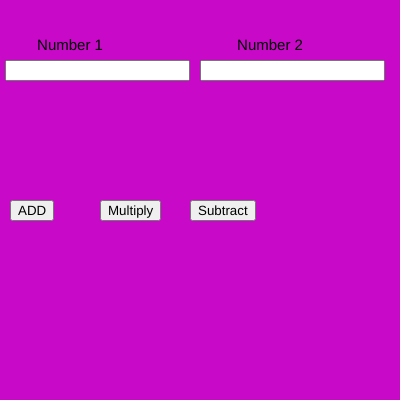
Frame 1 (no input)
Frame 60 (no input): identical to frame 1, image omitted
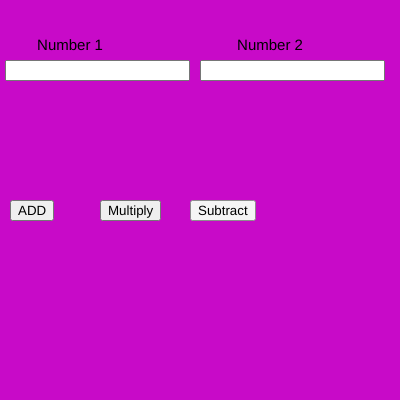
Frame 120 (the mouse pressed at the canvas centre since frame 60)

The p5.js sketch that drew these frames (run headless with seeded random() and noise() and a simulated clock; from frame 60 on, the mouse is pressed at the canvas centre):

// p5.js sketch
// ── sketch.js
var n1,n2;
var b1,b2,b3,b4;

function setup() {
  
  createCanvas(400, 400);
  
  num1 = createInput();
  num1.position(5, 60);
  
  num2 = createInput();
  num2.position(200, 60);
  
  b1 = createButton("ADD");
  b1.position(10, 200);
  b1.mousePressed(add);
  
  b2 = createButton("Multiply");
  b2.position(100, 200);
  b2.mousePressed(mul);
  
  b3 = createButton("Subtract");
  b3.position(190, 200);
  b3.mousePressed(sub);
  
  textAlign(CENTER);
  textSize(15);
}

function draw() {
  background(200,10,200)
  text("Number 1",70,50)
  text("Number 2",270,50)
  n1 = parseInt(num1.value())
  n2 = parseInt(num2.value())

}
function add(){
  console.log(n1+n2)

}
function mul(){
  console.log(n1*n2)
}
function sub(){
  console.log(n1-n2)
}
